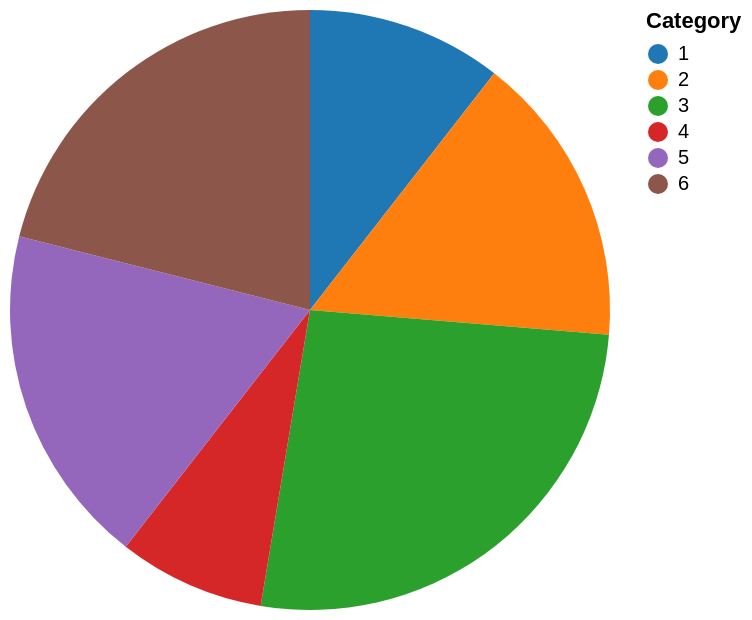

The Vega-Lite source for this figure:
### Vega-Lite specification from a JSON file in a GitHub repository (floating-point values rounded to 4 significant figures)
{"$schema": "https://vega.github.io/schema/vega-lite/v4.json", "description": "A simple pie chart with embedded data.", "width": "container", "height": "container", "resolve": {"scale": {"color": "independent"}}, "data": {"values": [{"category": 1, "value": 4}, {"category": 2, "value": 6}, {"category": 3, "value": 10}, {"category": 4, "value": 3}, {"category": 5, "value": 7}, {"category": 6, "value": 8}]}, "layer": [{"mark": {"type": "arc", "innerRadius": 0, "cornerRadius": 0, "padAngle": 0, "outerRadius": 150, "tooltip": true}, "encoding": {"theta": {"field": "value", "type": "quantitative", "stack": true}, "color": {"field": "category", "type": "nominal", "scale": {"range": ["#1f77b4", "#ff7f0e", "#2ca02c", "#d62728", "#9467bd", "#8c564b", "#e377c2", "#7f7f7f", "#bcbd22", "#17becf"]}, "legend": {"title": "Category", "orient": "right", "symbolType": "circle", "fillColor": "#ffffff"}}}}], "view": {"stroke": null}}
